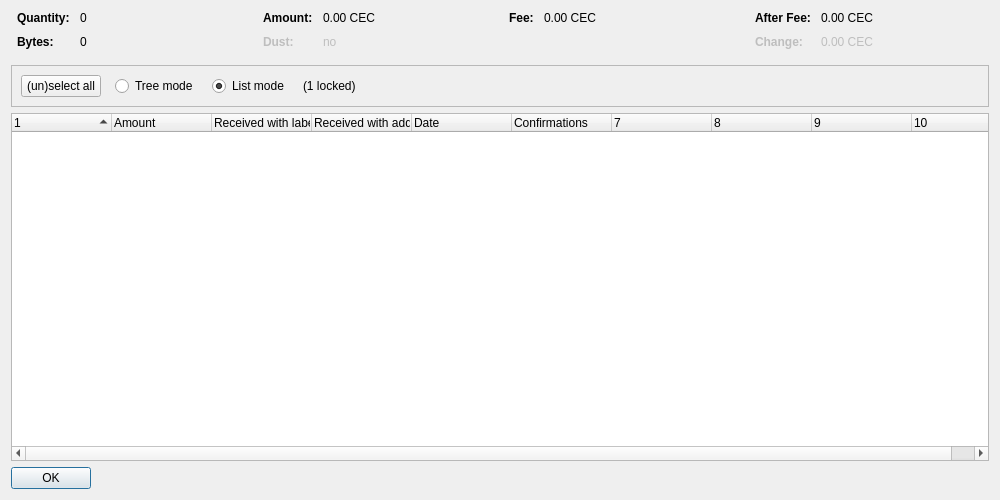
<?xml version="1.0" encoding="UTF-8"?>
<ui version="4.0">
 <class>CoinControlDialog</class>
 <widget class="QDialog" name="CoinControlDialog">
  <property name="geometry">
   <rect>
    <x>0</x>
    <y>0</y>
    <width>1000</width>
    <height>500</height>
   </rect>
  </property>
  <property name="windowTitle">
   <string>Coin Selection</string>
  </property>
  <layout class="QVBoxLayout" name="verticalLayout">
   <item>
    <layout class="QHBoxLayout" name="horizontalLayoutTop" stretch="0,0,0,0">
     <property name="topMargin">
      <number>0</number>
     </property>
     <property name="bottomMargin">
      <number>10</number>
     </property>
     <item>
      <layout class="QFormLayout" name="formLayoutCoinControl1">
       <property name="horizontalSpacing">
        <number>10</number>
       </property>
       <property name="verticalSpacing">
        <number>10</number>
       </property>
       <property name="leftMargin">
        <number>6</number>
       </property>
       <property name="rightMargin">
        <number>6</number>
       </property>
       <item row="0" column="0">
        <widget class="QLabel" name="labelCoinControlQuantityText">
         <property name="font">
          <font>
           <weight>75</weight>
           <bold>true</bold>
          </font>
         </property>
         <property name="text">
          <string>Quantity:</string>
         </property>
        </widget>
       </item>
       <item row="0" column="1">
        <widget class="QLabel" name="labelCoinControlQuantity">
         <property name="cursor">
          <cursorShape>IBeamCursor</cursorShape>
         </property>
         <property name="contextMenuPolicy">
          <enum>Qt::ActionsContextMenu</enum>
         </property>
         <property name="text">
          <string notr="true">0</string>
         </property>
         <property name="textInteractionFlags">
          <set>Qt::LinksAccessibleByMouse|Qt::TextSelectableByKeyboard|Qt::TextSelectableByMouse</set>
         </property>
        </widget>
       </item>
       <item row="1" column="0">
        <widget class="QLabel" name="labelCoinControlBytesText">
         <property name="font">
          <font>
           <weight>75</weight>
           <bold>true</bold>
          </font>
         </property>
         <property name="text">
          <string>Bytes:</string>
         </property>
        </widget>
       </item>
       <item row="1" column="1">
        <widget class="QLabel" name="labelCoinControlBytes">
         <property name="cursor">
          <cursorShape>IBeamCursor</cursorShape>
         </property>
         <property name="contextMenuPolicy">
          <enum>Qt::ActionsContextMenu</enum>
         </property>
         <property name="text">
          <string notr="true">0</string>
         </property>
         <property name="textInteractionFlags">
          <set>Qt::LinksAccessibleByMouse|Qt::TextSelectableByKeyboard|Qt::TextSelectableByMouse</set>
         </property>
        </widget>
       </item>
      </layout>
     </item>
     <item>
      <layout class="QFormLayout" name="formLayoutCoinControl2">
       <property name="horizontalSpacing">
        <number>10</number>
       </property>
       <property name="verticalSpacing">
        <number>10</number>
       </property>
       <property name="leftMargin">
        <number>6</number>
       </property>
       <property name="rightMargin">
        <number>6</number>
       </property>
       <item row="0" column="0">
        <widget class="QLabel" name="labelCoinControlAmountText">
         <property name="font">
          <font>
           <weight>75</weight>
           <bold>true</bold>
          </font>
         </property>
         <property name="text">
          <string>Amount:</string>
         </property>
        </widget>
       </item>
       <item row="0" column="1">
        <widget class="QLabel" name="labelCoinControlAmount">
         <property name="cursor">
          <cursorShape>IBeamCursor</cursorShape>
         </property>
         <property name="contextMenuPolicy">
          <enum>Qt::ActionsContextMenu</enum>
         </property>
         <property name="text">
          <string notr="true">0.00 CEC</string>
         </property>
         <property name="textInteractionFlags">
          <set>Qt::LinksAccessibleByMouse|Qt::TextSelectableByKeyboard|Qt::TextSelectableByMouse</set>
         </property>
        </widget>
       </item>
       <item row="1" column="0">
        <widget class="QLabel" name="labelCoinControlLowOutputText">
         <property name="enabled">
          <bool>false</bool>
         </property>
         <property name="font">
          <font>
           <weight>75</weight>
           <bold>true</bold>
          </font>
         </property>
         <property name="text">
          <string>Dust:</string>
         </property>
        </widget>
       </item>
       <item row="1" column="1">
        <widget class="QLabel" name="labelCoinControlLowOutput">
         <property name="enabled">
          <bool>false</bool>
         </property>
         <property name="cursor">
          <cursorShape>IBeamCursor</cursorShape>
         </property>
         <property name="contextMenuPolicy">
          <enum>Qt::ActionsContextMenu</enum>
         </property>
         <property name="text">
          <string notr="true">no</string>
         </property>
         <property name="textInteractionFlags">
          <set>Qt::LinksAccessibleByMouse|Qt::TextSelectableByKeyboard|Qt::TextSelectableByMouse</set>
         </property>
        </widget>
       </item>
      </layout>
     </item>
     <item>
      <layout class="QFormLayout" name="formLayoutCoinControl3">
       <property name="horizontalSpacing">
        <number>10</number>
       </property>
       <property name="verticalSpacing">
        <number>10</number>
       </property>
       <property name="leftMargin">
        <number>6</number>
       </property>
       <property name="rightMargin">
        <number>6</number>
       </property>
       <item row="0" column="0">
        <widget class="QLabel" name="labelCoinControlFeeText">
         <property name="font">
          <font>
           <weight>75</weight>
           <bold>true</bold>
          </font>
         </property>
         <property name="text">
          <string>Fee:</string>
         </property>
        </widget>
       </item>
       <item row="0" column="1">
        <widget class="QLabel" name="labelCoinControlFee">
         <property name="cursor">
          <cursorShape>IBeamCursor</cursorShape>
         </property>
         <property name="contextMenuPolicy">
          <enum>Qt::ActionsContextMenu</enum>
         </property>
         <property name="text">
          <string notr="true">0.00 CEC</string>
         </property>
         <property name="textInteractionFlags">
          <set>Qt::LinksAccessibleByMouse|Qt::TextSelectableByKeyboard|Qt::TextSelectableByMouse</set>
         </property>
        </widget>
       </item>
      </layout>
     </item>
     <item>
      <layout class="QFormLayout" name="formLayoutCoinControl4">
       <property name="horizontalSpacing">
        <number>10</number>
       </property>
       <property name="verticalSpacing">
        <number>10</number>
       </property>
       <property name="leftMargin">
        <number>6</number>
       </property>
       <property name="rightMargin">
        <number>6</number>
       </property>
       <item row="0" column="0">
        <widget class="QLabel" name="labelCoinControlAfterFeeText">
         <property name="font">
          <font>
           <weight>75</weight>
           <bold>true</bold>
          </font>
         </property>
         <property name="text">
          <string>After Fee:</string>
         </property>
        </widget>
       </item>
       <item row="0" column="1">
        <widget class="QLabel" name="labelCoinControlAfterFee">
         <property name="cursor">
          <cursorShape>IBeamCursor</cursorShape>
         </property>
         <property name="contextMenuPolicy">
          <enum>Qt::ActionsContextMenu</enum>
         </property>
         <property name="text">
          <string notr="true">0.00 CEC</string>
         </property>
         <property name="textInteractionFlags">
          <set>Qt::LinksAccessibleByMouse|Qt::TextSelectableByKeyboard|Qt::TextSelectableByMouse</set>
         </property>
        </widget>
       </item>
       <item row="1" column="0">
        <widget class="QLabel" name="labelCoinControlChangeText">
         <property name="enabled">
          <bool>false</bool>
         </property>
         <property name="font">
          <font>
           <weight>75</weight>
           <bold>true</bold>
          </font>
         </property>
         <property name="text">
          <string>Change:</string>
         </property>
        </widget>
       </item>
       <item row="1" column="1">
        <widget class="QLabel" name="labelCoinControlChange">
         <property name="enabled">
          <bool>false</bool>
         </property>
         <property name="cursor">
          <cursorShape>IBeamCursor</cursorShape>
         </property>
         <property name="contextMenuPolicy">
          <enum>Qt::ActionsContextMenu</enum>
         </property>
         <property name="text">
          <string notr="true">0.00 CEC</string>
         </property>
         <property name="textInteractionFlags">
          <set>Qt::LinksAccessibleByMouse|Qt::TextSelectableByKeyboard|Qt::TextSelectableByMouse</set>
         </property>
        </widget>
       </item>
      </layout>
     </item>
    </layout>
   </item>
   <item>
    <widget class="QFrame" name="frame">
     <property name="minimumSize">
      <size>
       <width>0</width>
       <height>40</height>
      </size>
     </property>
     <property name="frameShape">
      <enum>QFrame::StyledPanel</enum>
     </property>
     <property name="frameShadow">
      <enum>QFrame::Sunken</enum>
     </property>
     <layout class="QHBoxLayout" name="horizontalLayout">
      <item>
       <layout class="QHBoxLayout" name="horizontalLayoutPanel" stretch="0,0,0,0,0">
        <property name="spacing">
         <number>14</number>
        </property>
        <item>
         <widget class="QPushButton" name="pushButtonSelectAll">
          <property name="sizePolicy">
           <sizepolicy hsizetype="Maximum" vsizetype="Fixed">
            <horstretch>0</horstretch>
            <verstretch>0</verstretch>
           </sizepolicy>
          </property>
          <property name="text">
           <string>(un)select all</string>
          </property>
          <property name="autoDefault">
           <bool>false</bool>
          </property>
         </widget>
        </item>
        <item>
         <widget class="QRadioButton" name="radioTreeMode">
          <property name="sizePolicy">
           <sizepolicy hsizetype="Maximum" vsizetype="Fixed">
            <horstretch>0</horstretch>
            <verstretch>0</verstretch>
           </sizepolicy>
          </property>
          <property name="text">
           <string>Tree mode</string>
          </property>
         </widget>
        </item>
        <item>
         <widget class="QRadioButton" name="radioListMode">
          <property name="sizePolicy">
           <sizepolicy hsizetype="Maximum" vsizetype="Fixed">
            <horstretch>0</horstretch>
            <verstretch>0</verstretch>
           </sizepolicy>
          </property>
          <property name="text">
           <string>List mode</string>
          </property>
          <property name="checked">
           <bool>true</bool>
          </property>
         </widget>
        </item>
        <item>
         <widget class="QLabel" name="labelLocked">
          <property name="text">
           <string notr="true">(1 locked)</string>
          </property>
         </widget>
        </item>
        <item>
         <spacer name="horizontalSpacer">
          <property name="orientation">
           <enum>Qt::Horizontal</enum>
          </property>
          <property name="sizeHint" stdset="0">
           <size>
            <width>40</width>
            <height>20</height>
           </size>
          </property>
         </spacer>
        </item>
       </layout>
      </item>
     </layout>
    </widget>
   </item>
   <item>
    <widget class="CoinControlTreeWidget" name="treeWidget">
     <property name="contextMenuPolicy">
      <enum>Qt::CustomContextMenu</enum>
     </property>
     <property name="sortingEnabled">
      <bool>false</bool>
     </property>
     <property name="columnCount">
      <number>10</number>
     </property>
     <attribute name="headerShowSortIndicator" stdset="0">
      <bool>true</bool>
     </attribute>
     <attribute name="headerStretchLastSection">
      <bool>false</bool>
     </attribute>
     <column>
      <property name="text">
       <string/>
      </property>
     </column>
     <column>
      <property name="text">
       <string>Amount</string>
      </property>
     </column>
     <column>
      <property name="text">
       <string>Received with label</string>
      </property>
     </column>
     <column>
      <property name="text">
       <string>Received with address</string>
      </property>
     </column>
     <column>
      <property name="text">
       <string>Date</string>
      </property>
     </column>
     <column>
      <property name="text">
       <string>Confirmations</string>
      </property>
      <property name="toolTip">
       <string>Confirmed</string>
      </property>
     </column>
     <column>
      <property name="text">
       <string/>
      </property>
     </column>
     <column>
      <property name="text">
       <string/>
      </property>
     </column>
     <column>
      <property name="text">
       <string/>
      </property>
     </column>
     <column>
      <property name="text">
       <string/>
      </property>
     </column>
    </widget>
   </item>
   <item>
    <widget class="QDialogButtonBox" name="buttonBox">
     <property name="sizePolicy">
      <sizepolicy hsizetype="Maximum" vsizetype="Fixed">
       <horstretch>0</horstretch>
       <verstretch>0</verstretch>
      </sizepolicy>
     </property>
     <property name="orientation">
      <enum>Qt::Horizontal</enum>
     </property>
     <property name="standardButtons">
      <set>QDialogButtonBox::Ok</set>
     </property>
    </widget>
   </item>
  </layout>
 </widget>
 <customwidgets>
  <customwidget>
   <class>CoinControlTreeWidget</class>
   <extends>QTreeWidget</extends>
   <header>coincontroltreewidget.h</header>
  </customwidget>
 </customwidgets>
 <resources/>
 <connections/>
</ui>
